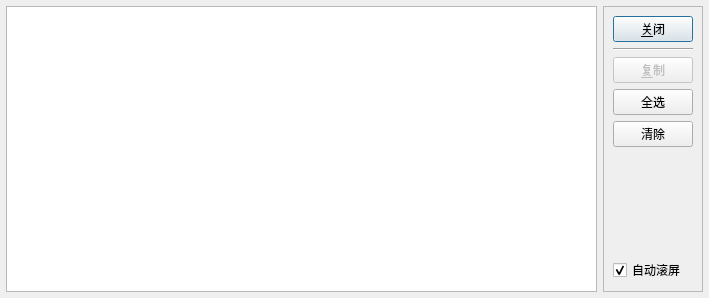
<?xml version="1.0" encoding="UTF-8"?>
<ui version="4.0">
 <class>LogDialog</class>
 <widget class="QDialog" name="LogDialog">
  <property name="geometry">
   <rect>
    <x>0</x>
    <y>0</y>
    <width>709</width>
    <height>298</height>
   </rect>
  </property>
  <property name="windowTitle">
   <string>查看日志</string>
  </property>
  <layout class="QHBoxLayout" name="horizontalLayout">
   <property name="leftMargin">
    <number>6</number>
   </property>
   <property name="topMargin">
    <number>6</number>
   </property>
   <property name="rightMargin">
    <number>6</number>
   </property>
   <property name="bottomMargin">
    <number>6</number>
   </property>
   <item>
    <widget class="QListWidget" name="listWidget">
     <property name="selectionMode">
      <enum>QAbstractItemView::MultiSelection</enum>
     </property>
    </widget>
   </item>
   <item>
    <widget class="QFrame" name="frame">
     <property name="frameShape">
      <enum>QFrame::StyledPanel</enum>
     </property>
     <property name="frameShadow">
      <enum>QFrame::Raised</enum>
     </property>
     <layout class="QVBoxLayout" name="verticalLayout_2">
      <item>
       <widget class="QPushButton" name="pushButtonClose">
        <property name="layoutDirection">
         <enum>Qt::LeftToRight</enum>
        </property>
        <property name="text">
         <string>&amp;关闭</string>
        </property>
       </widget>
      </item>
      <item>
       <widget class="Line" name="lineHorizontal">
        <property name="orientation">
         <enum>Qt::Horizontal</enum>
        </property>
       </widget>
      </item>
      <item>
       <widget class="QPushButton" name="pushButtonCopy">
        <property name="enabled">
         <bool>false</bool>
        </property>
        <property name="text">
         <string>&amp;复制</string>
        </property>
       </widget>
      </item>
      <item>
       <widget class="QPushButton" name="pushButtonSelectAll">
        <property name="text">
         <string>全选</string>
        </property>
       </widget>
      </item>
      <item>
       <widget class="QPushButton" name="pushButtonClear">
        <property name="text">
         <string>清除</string>
        </property>
       </widget>
      </item>
      <item>
       <spacer name="verticalSpacer">
        <property name="orientation">
         <enum>Qt::Vertical</enum>
        </property>
        <property name="sizeHint" stdset="0">
         <size>
          <width>20</width>
          <height>40</height>
         </size>
        </property>
       </spacer>
      </item>
      <item>
       <widget class="QCheckBox" name="checkBox_autoScroll">
        <property name="text">
         <string>自动滚屏</string>
        </property>
        <property name="checked">
         <bool>true</bool>
        </property>
       </widget>
      </item>
     </layout>
    </widget>
   </item>
  </layout>
 </widget>
 <tabstops>
  <tabstop>listWidget</tabstop>
  <tabstop>pushButtonClose</tabstop>
  <tabstop>pushButtonCopy</tabstop>
  <tabstop>pushButtonSelectAll</tabstop>
  <tabstop>pushButtonClear</tabstop>
  <tabstop>checkBox_autoScroll</tabstop>
 </tabstops>
 <resources/>
 <connections>
  <connection>
   <sender>pushButtonClose</sender>
   <signal>clicked()</signal>
   <receiver>LogDialog</receiver>
   <slot>reject()</slot>
   <hints>
    <hint type="sourcelabel">
     <x>652</x>
     <y>26</y>
    </hint>
    <hint type="destinationlabel">
     <x>354</x>
     <y>148</y>
    </hint>
   </hints>
  </connection>
  <connection>
   <sender>listWidget</sender>
   <signal>itemSelectionChanged()</signal>
   <receiver>LogDialog</receiver>
   <slot>onItemSelectionChanged()</slot>
   <hints>
    <hint type="sourcelabel">
     <x>301</x>
     <y>148</y>
    </hint>
    <hint type="destinationlabel">
     <x>354</x>
     <y>148</y>
    </hint>
   </hints>
  </connection>
 </connections>
 <slots>
  <slot>onItemSelectionChanged()</slot>
 </slots>
</ui>
